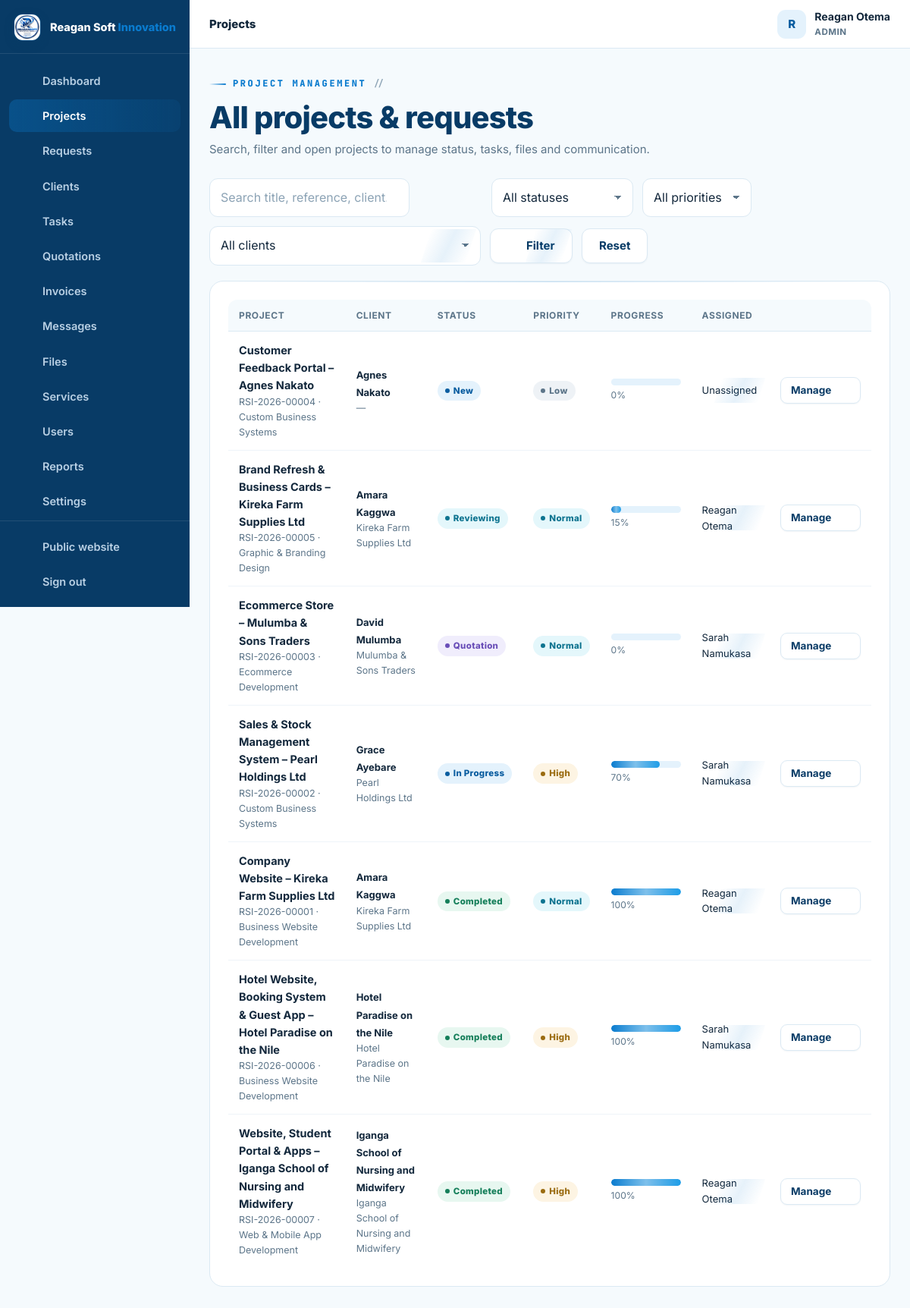
The app's page /admin/projects.php (signed in) with its own data.
### tables this page shows
CREATE TABLE IF NOT EXISTS users (
  id INT UNSIGNED AUTO_INCREMENT PRIMARY KEY,
  full_name VARCHAR(150) NOT NULL,
  email VARCHAR(190) NOT NULL UNIQUE,
  phone VARCHAR(40) NULL,
  password_hash VARCHAR(255) NOT NULL,
  role ENUM('admin','staff','client') NOT NULL DEFAULT 'client',
  company VARCHAR(190) NULL,
  address VARCHAR(255) NULL,
  avatar VARCHAR(255) NULL,
   
   
   
   
   
   
  payer_type ENUM('business','individual') NOT NULL DEFAULT 'business',
  tax_id VARCHAR(60) NULL,
  national_id VARCHAR(60) NULL,
  country VARCHAR(80) NOT NULL DEFAULT 'Uganda',
  city VARCHAR(90) NULL,
  billing_terms_at DATETIME NULL,
  active TINYINT(1) NOT NULL DEFAULT 1,
  failed_logins INT UNSIGNED NOT NULL DEFAULT 0,
  locked_until DATETIME NULL,
  last_login_at DATETIME NULL,
  created_at TIMESTAMP DEFAULT CURRENT_TIMESTAMP,
  updated_at TIMESTAMP DEFAULT CURRENT_TIMESTAMP ON UPDATE CURRENT_TIMESTAMP,
  INDEX idx_users_role (role),
  INDEX idx_users_active (active)
);

CREATE TABLE IF NOT EXISTS projects (
  id INT UNSIGNED AUTO_INCREMENT PRIMARY KEY,
  ref_no VARCHAR(30) NOT NULL UNIQUE,                
  client_id INT UNSIGNED NOT NULL,
  service_id INT UNSIGNED NULL,
  assigned_to INT UNSIGNED NULL,                     
  title VARCHAR(190) NOT NULL,
  description TEXT NOT NULL,
  requirements TEXT NULL,
   
   
  website_url  VARCHAR(255) NULL,                    
  deliverables VARCHAR(190) NULL,                    
  cover_art    VARCHAR(40)  NULL,                    
  budget DECIMAL(14,2) NULL,
  priority ENUM('low','normal','high','urgent') NOT NULL DEFAULT 'normal',
  status ENUM('NEW','REVIEWING','QUOTATION','APPROVED','IN_PROGRESS','WAITING_FOR_CLIENT','TESTING','COMPLETED','CANCELLED') NOT NULL DEFAULT 'NEW',
  progress TINYINT UNSIGNED NOT NULL DEFAULT 0,
  deadline DATE NULL,
  started_at DATETIME NULL,
  completed_at DATETIME NULL,
  submitted_at TIMESTAMP DEFAULT CURRENT_TIMESTAMP,
  updated_at TIMESTAMP DEFAULT CURRENT_TIMESTAMP ON UPDATE CURRENT_TIMESTAMP,
  FOREIGN KEY (client_id) REFERENCES users(id) ON DELETE CASCADE,
  FOREIGN KEY (service_id) REFERENCES services(id) ON DELETE SET NULL,
  FOREIGN KEY (assigned_to) REFERENCES users(id) ON DELETE SET NULL,
  INDEX idx_projects_client (client_id),
  INDEX idx_projects_status (status),
  INDEX idx_projects_assigned (assigned_to),
  INDEX idx_projects_service (service_id)
);

CREATE TABLE IF NOT EXISTS services (
  id INT UNSIGNED AUTO_INCREMENT PRIMARY KEY,
  name VARCHAR(150) NOT NULL,
  slug VARCHAR(160) NOT NULL UNIQUE,
  description TEXT NOT NULL,
  price_min DECIMAL(14,2) NOT NULL DEFAULT 0,    
  price_max DECIMAL(14,2) NULL,                   
  currency VARCHAR(8) NOT NULL DEFAULT 'UGX',
  pricing_type ENUM('range','starting_from','contact_for_quote') NOT NULL DEFAULT 'starting_from',
  price_note VARCHAR(120) NOT NULL DEFAULT '',    
  features TEXT NULL,                  
  delivery_days INT UNSIGNED NULL,     
  icon VARCHAR(60) NOT NULL DEFAULT 'code-s',    
  status ENUM('active','inactive') NOT NULL DEFAULT 'active',
  sort_order INT UNSIGNED NOT NULL DEFAULT 0,
  created_at TIMESTAMP DEFAULT CURRENT_TIMESTAMP,
  INDEX idx_services_status (status)
);

### config/config.php (called while the page is built, shortened)
<?php
function db(): PDO {
    static $pdo = null;
    if ($pdo === null) {
        try {
            $pdo = new PDO(
                'mysql:host=' . DB_HOST . ';dbname=' . DB_NAME . ';charset=utf8mb4',
                DB_USER,
                DB_PASS,
                [
                    PDO::ATTR_ERRMODE            => PDO::ERRMODE_EXCEPTION,
                    PDO::ATTR_DEFAULT_FETCH_MODE => PDO::FETCH_ASSOC,
                    PDO::ATTR_EMULATE_PREPARES   => false,
                    PDO::ATTR_STRINGIFY_FETCHES  => false,
                    PDO::ATTR_TIMEOUT            => 5,
                    PDO::MYSQL_ATTR_INIT_COMMAND => "SET time_zone = '+03:00', NAMES utf8mb4 COLLATE utf8mb4_unicode_ci",
                ]
            );
        } catch (PDOException $e) {
            db_connection_failed($e);
        }
    }
    return $pdo;
}
function e(mixed $value): string {
    return htmlspecialchars((string)($value ?? ''), ENT_QUOTES, 'UTF-8');
}
function flash(string $key, ?string $value = null): ?string {
    $msg = $_SESSION['flash'][$key] ?? null;
    return $msg;
}
function app_url(string $path = ''): string {
    return APP_URL . ($path === '' ? '' : '/' . ltrim($path, '/'));
}
function current_user(): ?array {
    static $user = false;
    if ($user === false) {
        if (empty($_SESSION['user_id'])) {
            $user = null;
        } else {
            $st = db()->prepare('SELECT * FROM users WHERE id = ? AND active = 1 LIMIT 1');
            $st->execute([(int)$_SESSION['user_id']]);
            $user = $st->fetch() ?: null;
        }
    }
    return $user;
}
function is_logged_in(): bool {
    return current_user() !== null;
}
function user_role(): ?string {
    $u = current_user();
    return $u['role'] ?? null;
}
function require_login(): void {
    if (!is_logged_in()) {
        $_SESSION['intended'] = $_SERVER['REQUEST_URI'] ?? '';
        flash('error', 'Please sign in to continue.');
        redirect(app_url('login.php'));
    }
}
function require_staff(): void {
    require_login();
}
require_once __DIR__ . '/../inc/functions.php';

### admin/projects.php (the view, shortened to what this page needs)
<?php
require __DIR__ . '/../config/config.php';
require_staff();
$pdo = db();
$q    = trim($_GET['q'] ?? '');
$st   = $_GET['status'] ?? '';
$pr   = $_GET['priority'] ?? '';
$cli  = (int)($_GET['client'] ?? 0);
$perPage = 12;
$page = max(1, (int)($_GET['page'] ?? 1));
$where = ['1=1'];
$params = [];
$whereSql = implode(' AND ', $where);
$count = $pdo->prepare("SELECT COUNT(*) c FROM projects p JOIN users u ON u.id = p.client_id WHERE $whereSql");
$count->execute($params);
$pg = paginate((int)$count->fetch()['c'], $perPage, $page);
$sql = "SELECT p.*, u.full_name AS client_name, u.company, s.name AS service, a.full_name AS assigned_name
        FROM projects p
        JOIN users u ON u.id = p.client_id
        LEFT JOIN services s ON s.id = p.service_id
        LEFT JOIN users a ON a.id = p.assigned_to
        WHERE $whereSql
        ORDER BY p.submitted_at DESC
        LIMIT $perPage OFFSET {$pg['offset']}";
$stm = $pdo->prepare($sql); $stm->execute($params);
$projects = $stm->fetchAll();
dashboard_head(['title' => 'Projects', 'active' => 'projects', 'crumb' => 'Projects']);
?>
<div class="dash-head">
  <div>
    <span class="eyebrow">Project management</span>
    <h2>All projects &amp; requests</h2>
    <p class="sub">Search, filter and open projects to manage status, tasks, files and communication.</p>
  </div>
</div>
<form class="toolbar" method="get" action="projects.php">
  <div class="field" style="margin:0;flex-grow:1;max-width:360px">
    <input class="input" id="q" name="q" type="search" placeholder="Search title, reference, client…" value="<?= e($q) ?>">
  </div>
  <div class="field" style="margin:0"><label class="visually-hidden" for="status">Status</label>
    <select class="select" id="status" name="status">
      <option value="">All statuses</option>
    </select>
  </div>
  <div class="field" style="margin:0"><label class="visually-hidden" for="priority">Priority</label>
    <select class="select" id="priority" name="priority">
      <option value="">All priorities</option>
    </select>
  </div>
  <div class="field" style="margin:0"><label class="visually-hidden" for="client">Client</label>
    <select class="select" id="client" name="client">
      <option value="0">All clients</option>
    </select>
  </div>
  <button class="btn btn-ghost" type="submit"><?= icon('search') ?> Filter</button>
  <a class="btn btn-ghost" href="projects.php">Reset</a>
</form>
<section class="panel">
  <?php if ($projects): ?>
    <div class="table-wrap">
      <table class="table">
        <thead><tr><th>Project</th><th>Client</th><th>Status</th><th>Priority</th><th>Progress</th><th>Assigned</th><th></th></tr></thead>
        <tbody>
          <?php foreach ($projects as $p): ?>
            <tr>
              <td>
                <a class="row-title" href="<?= app_url('admin/project.php?id=' . (int)$p['id']) ?>"><?= e($p['title']) ?></a>
                <div class="row-sub"><?= e($p['ref_no']) ?> · <?= e($p['service'] ?? 'General') ?></div>
              </td>
              <td><b class="small"><?= e($p['client_name']) ?></b><div class="row-sub"><?= e($p['company'] ?? '—') ?></div></td>
              <td><?= status_badge($p['status']) ?></td>
              <td><?= priority_badge($p['priority']) ?></td>
              <td style="min-width:120px"><div class="progress"><span style="width:<?= max(0, min(100, (int)$p['progress'])) ?>%"></span></div><small class="muted"><?= (int)$p['progress'] ?>%</small></td>
              <td class="small"><?= e($p['assigned_name'] ?? 'Unassigned') ?></td>
              <td><a class="btn btn-ghost btn-sm" href="<?= app_url('admin/project.php?id=' . (int)$p['id']) ?>">Manage <?= icon('arrow') ?></a></td>
            </tr>
          <?php endforeach; ?>
        </tbody>
      </table>
    </div>
  <?php else: ?>
    <div class="empty"><?= icon('folder') ?><h4>No projects found</h4><p><?= ($q || $st || $pr || $cli) ? 'No projects match your filters.' : 'There are no projects yet. Client requests will appear here as they are submitted.' ?></p></div>
  <?php endif; ?>
</section>
<?php dashboard_footer(); ?>

### inc/layout.php (shortened to what this page needs)
<?php
function dashboard_nav_items(): array {
    $role = user_role();
    $client = [
        ['dashboard', 'Dashboard', app_url('client/index.php'), 'dashboard'],
        ['projects', 'My Projects', app_url('client/projects.php'), 'folder'],
        ['request', 'New Request', app_url('client/request.php'), 'plus'],
        ['messages', 'Messages', app_url('client/messages.php'), 'chat'],
        ['files', 'Files', app_url('client/files.php'), 'file'],
        ['notifications', 'Notifications', app_url('client/notifications.php'), 'bell'],
        ['billing', 'Payment Details', app_url('client/billing.php'), 'receipt'],
        ['profile', 'Profile', app_url('client/profile.php'), 'user'],
    ];
    $staff = [
        ['dashboard', 'Dashboard', app_url('admin/index.php'), 'dashboard'],
        ['projects', 'Projects', app_url('admin/projects.php'), 'folder'],
        ['requests', 'Requests', app_url('admin/requests.php'), 'inbox'],
        ['clients', 'Clients', app_url('admin/clients.php'), 'users'],
        ['tasks', 'Tasks', app_url('admin/tasks.php'), 'list'],
        ['quotations', 'Quotations', app_url('admin/quotations.php'), 'doc'],
        ['invoices', 'Invoices', app_url('admin/invoices.php'), 'money'],
        ['messages', 'Messages', app_url('admin/messages.php'), 'chat'],
        ['files', 'Files', app_url('admin/files.php'), 'file'],
    ];
    if ($role === 'admin') {
        $staff = array_merge($staff, [
            ['services', 'Services', app_url('admin/services.php'), 'globe'],
            ['users', 'Users', app_url('admin/users.php'), 'users'],
            ['reports', 'Reports', app_url('admin/reports.php'), 'chart'],
            ['settings', 'Settings', app_url('admin/settings.php'), 'settings'],
            ['audit', 'Audit Logs', app_url('admin/audit.php'), 'search'],
        ]);
    }
    return $role === 'client' ? $client : $staff;
}
function dashboard_head(array $page = []): void {
    $user = current_user();
    $role = user_role();
    $items = dashboard_nav_items();
    $active = $page['active'] ?? '';
    $loginUrl = $role === 'client' ? app_url('client/index.php') : app_url('admin/index.php');
    ?>
<!doctype html>
<html lang="en">
<head>
<link rel="stylesheet" href="<?= app_url('assets/css/style.css') ?>">
<link rel="stylesheet" href="<?= app_url('assets/css/tech.css') ?>">
</head>
<body class="dash-body">
<div class="dash-layout">
  <aside class="sidebar" id="sidebar" aria-label="Portal navigation">
    <div class="sidebar-brand">
      <a class="brand" href="<?= $loginUrl ?>">
        <img src="<?= app_url('assets/img/reagansoftinnovation-logo.jpeg') ?>" alt="" width="38" height="38">
        <span class="brand-text">Reagan Soft <b>Innovation</b></span>
      </a>
    </div>
    <nav class="side-nav">
      <?php foreach ($items as $it): ?>
        <a href="<?= e($it[2]) ?>" class="<?= $active === $it[0] ? 'active' : '' ?>">
          <?= icon($it[3]) ?><span><?= e($it[1]) ?></span>
        </a>
      <?php endforeach; ?>
    </nav>
    <div class="side-bottom">
      <a href="<?= app_url($role !== 'client' ? 'index.php' : 'index.php') ?>"><?= icon('globe') ?><span>Public website</span></a>
      <a href="<?= app_url('logout.php') ?>"><?= icon('logout') ?><span>Sign out</span></a>
    </div>
  </aside>
  <div class="dash-shell">
    <header class="dash-topbar">
      <div class="dash-topbar-title">
        <span class="dash-crumb"><?= e($page['crumb'] ?? 'Portal') ?></span>
      </div>
      <div class="dash-topbar-right">
        <div class="user-chip">
          <span class="user-avatar"><?= e(mb_strtoupper(mb_substr($user['full_name'] ?? '?', 0, 1))) ?></span>
          <div class="user-meta">
            <strong><?= e($user['full_name'] ?? '') ?></strong>
            <small><?= e(mb_strtoupper($role)) ?></small>
          </div>
        </div>
      </div>
    </header>
    <main class="dash-main" id="main">
<?php
}
function dashboard_footer(): void {
    ?>
    </main>
  </div>
</div>
</body>
</html>
<?php
}

### inc/functions.php (shortened to what this page needs)
<?php
function status_badge(string $status): string {
    $class = [
        'NEW' => 'blue', 'REVIEWING' => 'sky', 'QUOTATION' => 'violet',
        'APPROVED' => 'cyan', 'IN_PROGRESS' => 'blue', 'WAITING_FOR_CLIENT' => 'amber',
        'TESTING' => 'violet', 'COMPLETED' => 'green', 'CANCELLED' => 'red',
        'TODO' => 'gray', 'REVIEW' => 'violet',
        'draft' => 'gray', 'sent' => 'blue', 'accepted' => 'green', 'rejected' => 'red', 'expired' => 'amber', 'cancelled' => 'red',
        'paid' => 'green', 'partially_paid' => 'amber', 'overdue' => 'red',
        'active' => 'green', 'inactive' => 'red',
        'read' => 'gray', 'unread' => 'blue',
    ];
    $label = ucwords(str_replace('_', ' ', strtolower((string)$status)));
    return '<span class="badge ' . ($class[$status] ?? 'gray') . '">' . e($label) . '</span>';
}
function priority_badge(string $priority): string {
    $map = ['low' => 'gray', 'normal' => 'sky', 'medium' => 'sky', 'high' => 'amber', 'urgent' => 'red'];
    return '<span class="badge ' . ($map[$priority] ?? 'gray') . '">' . e(ucfirst($priority)) . '</span>';
}
function paginate(int $total, int $perPage, int $page): array {
    $totalPages = max(1, (int)ceil($total / max(1, $perPage)));
    $page = max(1, min($totalPages, $page));
    $offset = ($page - 1) * $perPage;
    return ['totalPages' => $totalPages, 'page' => $page, 'offset' => $offset];
}
function icon(string $name, string $class = ''): string {
    $path = $paths[$name] ?? $paths['code-s'];
    $cls = $class !== '' ? ' class="' . e($class) . '"' : '';
    return '<svg' . $cls . ' viewBox="0 0 24 24" fill="none" stroke="currentColor" stroke-width="1.8" stroke-linecap="round" stroke-linejoin="round" aria-hidden="true">' . $path . '</svg>';
}
require_once __DIR__ . '/layout.php';

### records on screen
users: full_name "R", full_name "Reagan Otema", role "ADMIN"
projects: title "Customer Feedback Portal – Agnes Nakato", ref_no "RSI-2026-00004", service.name "Custom Business Systems", client.full_name "Agnes Nakato", client.company "—", status "New", priority "Low", progress "0", assigned_name "Unassigned"
projects: title "Brand Refresh & Business Cards – Kireka Farm Supplies Ltd", ref_no "RSI-2026-00005", service.name "Graphic & Branding Design", client.full_name "Amara Kaggwa", client.company "Kireka Farm Supplies Ltd", status "Reviewing", priority "Normal", progress "15", assigned_to.full_name "Reagan Otema"
projects: title "Ecommerce Store – Mulumba & Sons Traders", ref_no "RSI-2026-00003", service.name "Ecommerce Development", client.full_name "David Mulumba", client.company "Mulumba & Sons Traders", status "Quotation", priority "Normal", progress "0", assigned_to.full_name "Sarah Namukasa"
projects: title "Sales & Stock Management System – Pearl Holdings Ltd", ref_no "RSI-2026-00002", service.name "Custom Business Systems", client.full_name "Grace Ayebare", client.company "Pearl Holdings Ltd", status "In Progress", priority "High", progress "70", assigned_to.full_name "Sarah Namukasa"
projects: title "Company Website – Kireka Farm Supplies Ltd", ref_no "RSI-2026-00001", service.name "Business Website Development", client.full_name "Amara Kaggwa", client.company "Kireka Farm Supplies Ltd", status "Completed", priority "Normal", progress "100", assigned_to.full_name "Reagan Otema"
projects: title "Hotel Website, Booking System & Guest App – Hotel Paradise on the Nile", ref_no "RSI-2026-00006", service.name "Business Website Development", client.full_name "Hotel Paradise on the Nile", client.company "Hotel Paradise on the Nile", status "Completed", priority "High", progress "100", assigned_to.full_name "Sarah Namukasa"
projects: title "Website, Student Portal & Apps – Iganga School of Nursing and Midwifery", ref_no "RSI-2026-00007", service.name "Web & Mobile App Development", client.full_name "Iganga School of Nursing and Midwifery", client.company "Iganga School of Nursing and Midwifery", status "Completed", priority "High", progress "100", assigned_to.full_name "Reagan Otema"

### other values on screen
$it[1] "Dashboard"
$it[1] "Projects"
$it[1] "Requests"
$it[1] "Clients"
$it[1] "Tasks"
$it[1] "Quotations"
$it[1] "Invoices"
$it[1] "Messages"
$it[1] "Files"
$it[1] "Services"
$it[1] "Users"
$it[1] "Reports"
$it[1] "Settings"
$page['crumb'] "Projects"
